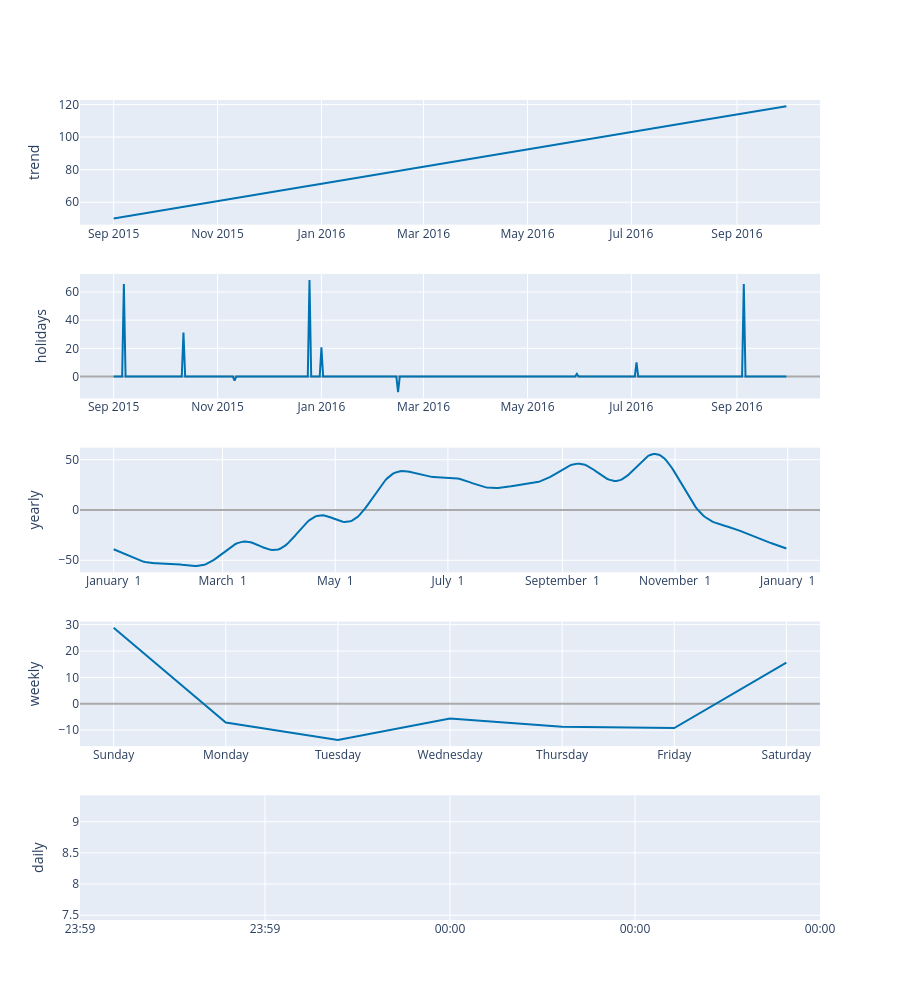

Notebook code for this chart:
### Code cell
plot_components_plotly(p, forecast)

### Figure 1 — Plotly figure (JSON) as saved in the notebook; plotly's stock layout.template omitted (floating-point values rounded to 4 significant figures; data arrays with more than 128 entries replaced by an {"elided": "..."} marker saying what was removed)
{"data": [{"line": {"color": "#0072B2", "width": 2}, "mode": "lines", "name": "trend", "type": "scatter", "x": {"elided": "359 str values"}, "xaxis": "x", "y": {"elided": "359 float values"}, "yaxis": "y"}, {"line": {"color": "rgba(0, 114, 178, 0.2)", "width": 0}, "mode": "lines", "name": "trend_upper", "type": "scatter", "x": {"elided": "359 str values"}, "xaxis": "x", "y": {"elided": "359 float values"}, "yaxis": "y"}, {"fill": "tonexty", "fillcolor": "rgba(0, 114, 178, 0.2)", "line": {"color": "rgba(0, 114, 178, 0.2)", "width": 0}, "mode": "lines", "name": "trend_lower", "type": "scatter", "x": {"elided": "359 str values"}, "xaxis": "x", "y": {"elided": "359 float values"}, "yaxis": "y"}, {"line": {"color": "#0072B2", "width": 2}, "mode": "lines", "name": "holidays", "text": {"elided": "359 str values"}, "type": "scatter", "x": {"elided": "359 str values"}, "xaxis": "x2", "y": {"elided": "359 float values"}, "yaxis": "y2"}, {"line": {"color": "#0072B2", "width": 2}, "mode": "lines", "name": "yearly", "type": "scatter", "x": {"elided": "365 str values"}, "xaxis": "x3", "y": {"elided": "365 float values"}, "yaxis": "y3"}, {"line": {"color": "#0072B2", "width": 2}, "mode": "lines", "name": "weekly", "type": "scatter", "x": ["2017-01-01T00:00:00", "2017-01-02T00:00:00", "2017-01-03T00:00:00", "2017-01-04T00:00:00", "2017-01-05T00:00:00", "2017-01-06T00:00:00", "2017-01-07T00:00:00"], "xaxis": "x4", "y": [28.85, -7.101, -13.73, -5.588, -8.771, -9.229, 15.57], "yaxis": "y4"}, {"line": {"color": "#0072B2", "width": 2}, "mode": "lines", "name": "daily", "type": "scatter", "x": ["2017-01-01T00:00:00"], "xaxis": "x5", "y": [8.424], "yaxis": "y5"}], "layout": {"height": 1000, "showlegend": false, "width": 900, "xaxis": {"anchor": "y", "domain": [0, 1], "range": ["2015-08-12T06:00:00", "2016-10-19T18:00:00"], "type": "date"}, "xaxis2": {"anchor": "y2", "domain": [0, 1], "range": ["2015-08-12T06:00:00", "2016-10-19T18:00:00"], "type": "date"}, "xaxis3": {"anchor": "y3", "domain": [0, 1], "range": ["2016-12-13T18:54:02.958904", "2018-01-18T11:04:57.863013"], "tickformat": "%B %e", "type": "date"}, "xaxis4": {"anchor": "y4", "domain": [0, 1], "range": ["2016-12-31T16:48:00", "2017-01-07T07:12:00"], "tickformat": "%A", "type": "date"}, "xaxis5": {"anchor": "y5", "domain": [0, 1], "range": ["2017-01-01T00:00:00", "2017-01-01T00:00:00"], "tickformat": "%H:%M", "type": "date"}, "yaxis": {"anchor": "x", "autorange": true, "domain": [0.848, 1], "range": [46.24, 122.7], "rangemode": "normal", "title": {"text": "trend"}, "type": "linear", "zerolinecolor": "#AAA"}, "yaxis2": {"anchor": "x2", "autorange": true, "domain": [0.636, 0.788], "range": [-15.58, 72.86], "rangemode": "tozero", "title": {"text": "holidays"}, "type": "linear", "zerolinecolor": "#AAA"}, "yaxis3": {"anchor": "x3", "autorange": true, "domain": [0.424, 0.576], "range": [-61.99, 61.94], "title": {"text": "yearly"}, "type": "linear", "zerolinecolor": "#AAA"}, "yaxis4": {"anchor": "x4", "autorange": true, "domain": [0.212, 0.364], "range": [-16.09, 31.21], "title": {"text": "weekly"}, "type": "linear", "zerolinecolor": "#AAA"}, "yaxis5": {"anchor": "x5", "autorange": true, "domain": [0, 0.152], "range": [7.424, 9.424], "title": {"text": "daily"}, "type": "linear", "zerolinecolor": "#AAA"}}}
